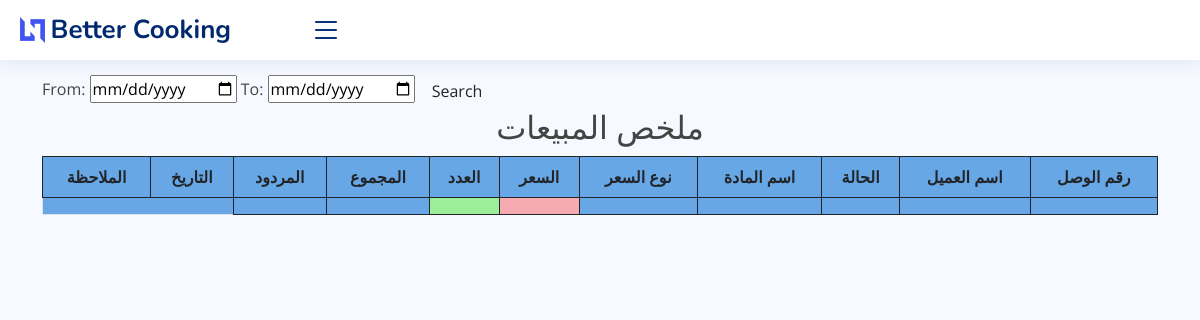
Before: /sales_report with the older database file.
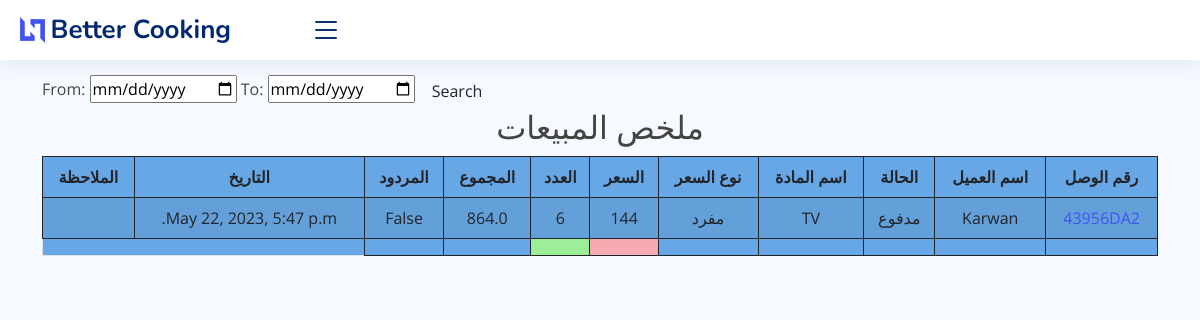
After: the same page with the newer database file.
### core/models.py (models this page shows, shortened)
class SaleItem(models.Model):
    sales_invoice = models.ForeignKey(SaleInvoice, on_delete=models.CASCADE)
    item = models.ForeignKey(Item, on_delete=models.CASCADE)
    qty = models.PositiveSmallIntegerField(default=1)
    total_amt = models.FloatField(editable=False, default=0)
    sale_date = models.DateTimeField(auto_now_add=True)
    is_returned = models.BooleanField(default=False)
    sub_total = models.FloatField(validators=[MinValueValidator(0.01)], default=0)
    discount_type = models.CharField(max_length=10, choices=(
        ('amount', 'Amount'),
        ('percentage', 'Percentage')
    ), blank=True)
    discount_value = models.FloatField(blank=True, null=True)
    class Meta:
        verbose_name_plural = ' بند المبيعات'

class SaleInvoice(models.Model):
    STATUS = (
        ('مدفوع', 'مدفوع'),
        ('غير مدفوع', 'غير مدفوع'),
        ('المردود', 'المردود'),
    )
    invoice_number = models.CharField(max_length=8, unique=True, editable=False)
    customer_name = models.ForeignKey(Customer, on_delete=models.CASCADE)
    date = models.DateTimeField(auto_now_add=True)
    status = models.CharField(max_length=10, choices=STATUS, default='مدفوع')
    note = models.CharField(max_length=100, blank=True)
    updated_at = models.DateTimeField(auto_now=True)
    class Meta:
        verbose_name_plural = 'فاتورة البيع'

class Customer(models.Model):
    customer_name = models.CharField(max_length=50, blank=True)
    customer_mobile = models.CharField(max_length=50, blank=True)
    customer_address = models.TextField(blank=True)
    city = models.CharField(max_length=50, blank=True)
    class Meta:
        verbose_name_plural = 'الزبائن'
    def __str__(self):
        return self.customer_name

class Item(models.Model):
    PRICELIST = (
        ('مفرد', 'مفرد'),
        ('جملة', 'جملة'),
        ('شراء', 'شراء'),
        ('قسط', 'قسط'),
    )
    name = models.CharField(max_length=255)
    price = models.PositiveIntegerField(default=1)
    price_list = models.CharField(max_length=8, choices=PRICELIST, default='مفرد')
    class Meta:
        verbose_name_plural = 'المواد'

### core/views.py (the view)
# urls.py: path('sales_report', views.sales_repoert, name="sales_report"),
def sales_repoert(request):
    s_reports = SaleItem.objects.select_related()
    myFilter = Sales_Filter(request.GET, queryset=s_reports)
    s_reports = myFilter.qs
    context = {'s_reports': s_reports, 'myFilter': myFilter}
    return render(request, 'core/reports/sales_report.html', context)

### core/templates/core/reports/sales_report.html (shortened to what this page needs)
{% extends 'core/base.html' %}
{% block content %}
    <br>
    <br> <br>
    <form class="form-a">
        From: <input type="date" value={{ myFilter.form.max_date }}</input>
        To: <input type="date" value={{ myFilter.form.min_date }}</input>
        <button type="submit" class="btn btn-b">Search</button>
    </form>
    <h2 class="text-center"> ملخص المبيعات </h2>
    <table id="example1" class="table table-striped" style="background-color: #68a7e5">
        <thead>
        <tr>
            <th>رقم الوصل</th>
            <th>اسم العميل</th>
            <th>الحالة</th>
            <th>اسم المادة</th>
            <th>نوع السعر</th>
            <th> السعر</th>
            <th>العدد</th>
            <th>المجموع</th>
            <th>المردود</th>
            <th>التاريخ</th>
            <th>الملاحظة</th>
        </tr>
        </thead>
        <tbody>
        {% for i in  s_reports %}
            <tr>
                <td><a href="{% url 'single_sale' i.sales_invoice.id %}">{{ i.sales_invoice.invoice_number }}</a></td>
                <td>{{ i.sales_invoice.customer_name }}</td>
                <td>{{ i.sales_invoice.status }}</td>
                <td>{{ i.item.name }}</td>
                <td>{{ i.item.price_list }}</td>
                <td>{{ i.item.price }}</td>
                <td>{{ i.qty }}</td>
                <td>{{ i.total_amt }}</td>
                <td>{{ i.is_returned }}</td>
                <td>{{ i.sale_date }}</td>
               <td>{{ i.sales_invoice.note }}</td>
            </tr>
        {% endfor %}
        </tbody>
        <tfoot>
        <th></th>
        <th></th>
        <th></th>
        <th></th>
        <th></th>
        <th style="background-color: #f6aab2"></th>
        <th style="background-color: #9cee99"></th>
        <th></th>
        <th></th>
        </tfoot>
    </table>
{% endblock %}

### core/templates/core/base.html (shortened to what this page needs)
{% load static %}
<!DOCTYPE html>
<html lang="en">
{% include 'core/head.html' %}
<body>
<header id="header" class="header fixed-top d-flex align-items-center">
    <div class="d-flex align-items-center justify-content-between">
        <a href="{% url 'index' %}" class="logo d-flex align-items-center">
            <img src="{% static 'core/assets/img/logo.png' %}" alt="">
            <span class="d-none d-lg-block">Better Cooking</span>
        </a>
        <i class="bi bi-list toggle-sidebar-btn"></i>
    </div>
</header>
<div class="container">
    {% block content %}
    {% endblock %}
</div>
<link rel="stylesheet" type="text/css" href="https://cdn.datatables.net/1.11.5/css/jquery.dataTables.css">
</body>
</html>

### core/templates/core/head.html (shortened to what this page needs)
{% load static %}
<head>
    <link href="{% static 'core/assets/vendor/bootstrap/css/bootstrap.min.css' %}" rel="stylesheet">
    <link href="{% static 'core/assets/vendor/bootstrap-icons/bootstrap-icons.css' %}" rel="stylesheet">
    <link href="{% static 'core/assets/vendor/boxicons/css/boxicons.min.css' %}" rel="stylesheet">
    <link href="{% static 'core/assets/vendor/quill/quill.snow.css' %}" rel="stylesheet">
    <link href="{% static 'core/assets/vendor/quill/quill.bubble.css' %}" rel="stylesheet">
    <link href="{% static 'core/assets/vendor/remixicon/remixicon.css' %}" rel="stylesheet">
    <link href="{% static 'core/assets/vendor/simple-datatables/style.css' %}" rel="stylesheet">
    <link href="{% static 'core/assets/css/style.css' %}" rel="stylesheet">
    <link rel="stylesheet" type="text/css" href="https://cdn.datatables.net/1.12.1/css/jquery.dataTables.min.css">
    <link rel="stylesheet" type="text/css" href="https://cdn.datatables.net/datetime/1.1.2/css/dataTables.dateTime.min.css">
</head>

### static/core/assets/css/style.css (style rules this page uses)
:root { scroll-behavior: smooth; }
body { font-family: "Open Sans", sans-serif; background: #f6f9ff; color: #444444; }
a { color: #4154f1; text-decoration: none; }
h1, h2, h3, h4, h5, h6 { font-family: "Nunito", sans-serif; }
.logo { line-height: 1; }
@media (min-width: 1200px) { .logo { width: 280px; } }
.logo img { max-height: 26px; margin-right: 6px; }
.logo span { font-size: 26px; font-weight: 700; color: #012970; font-family: "Nunito", sans-serif; }
.header { transition: all 0.5s; z-index: 997; height: 60px; box-shadow: 0px 2px 20px rgba(1, 41, 112, 0.1); background-color: #fff; padding-left: 20px; }
.header .toggle-sidebar-btn { font-size: 32px; padding-left: 10px; cursor: pointer; color: #012970; }

Changed rows visible on the page:
added SaleItem: sales_invoice.invoice_number "43956DA2", sales_invoice.customer_name "Karwan", sales_invoice.status "مدفوع", item.name "TV", item.price_list "مفرد", item.price "144", qty "6", total_amt "864.0", is_returned "False", sale_date "May 22, 2023, 5:47 p.m."
